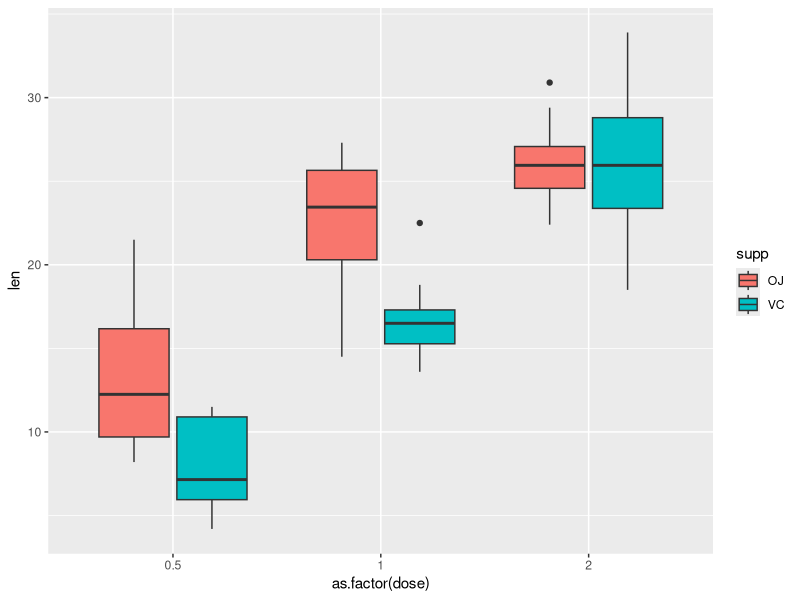

This figure's R source: (Note: this script raises an error after producing the figure.)
## ---- chunk 1
library(datasets)
data("ToothGrowth")
str(ToothGrowth)
head(ToothGrowth)
## ---- chunk 2
summary(ToothGrowth)
## ---- chunk 3
library(ggplot2)
plot1<- plot1<-ggplot(ToothGrowth, aes(x = as.factor(dose), y = len,fill=supp))+geom_boxplot()
plot1
## ---- chunk 4
dose0.5 <- subset(ToothGrowth, dose == 0.5)
dose1.0 <- subset(ToothGrowth, dose == 1.0)
dose2.0 <- subset(ToothGrowth, dose == 2.0)

t0.5 <-t.test(len~supp,paired=FALSE,var.equal=FALSE,data=dose0.5)
t1.0 <-t.test(len~supp,paired=FALSE,var.equal=FALSE,data=dose1.0)
t2.0 <-t.test(len~supp,paired=FALSE,var.equal=FALSE,data=dose2.0)
## ---- chunk 5
t0.5$p.value
t1.0$p.value
t2.0$p.value
## ---- chunk 6
dose0.5_2.0 <-rbind(dose0.5,dose2.0)
supp_OJ <- subset(dose0.5_2.0, supp == "OJ")
supp_VC <- subset(dose0.5_2.0, supp == "VC")

t_OJ <-t.test(len~dose,paired=FALSE,var.equal=FALSE,data=supp_OJ)
t_VC <-t.test(len~dose,paired=FALSE,var.equal=FALSE,data=supp_VC)
## ---- chunk 7
t_OJ$p.value
t_VC$p.value
